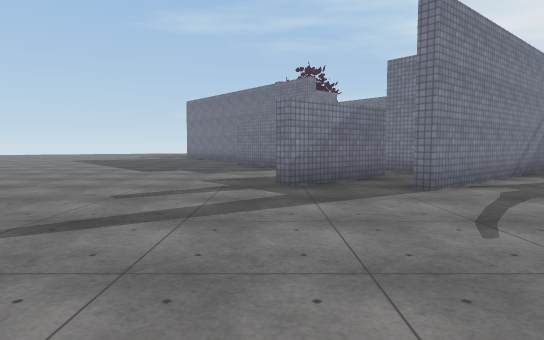
view 1 (above)

23 first-person views from a walk through a 3-D level made in the Unity game engine. The camera is 1.3 m above the floor, tilts 4° down and sees 75° across. The floor is counted in squares, 2 m on a side. Each view is taken from the middle of a square. On the plan, view 1 faces up. The plan holds only what a view shows up to about 10 squares ahead; the rest is blank. The place goes on beyond the plan. The player is left out. Some animated figures are not drawn. Some surface patterns are stand-ins.

view 2
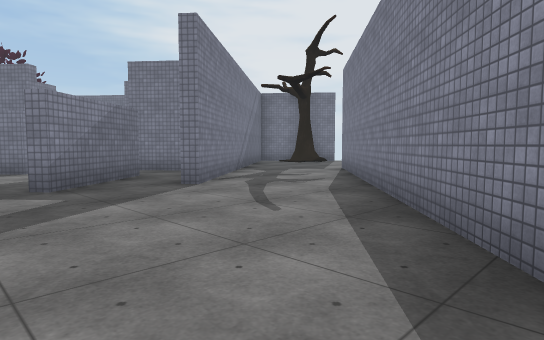

view 3
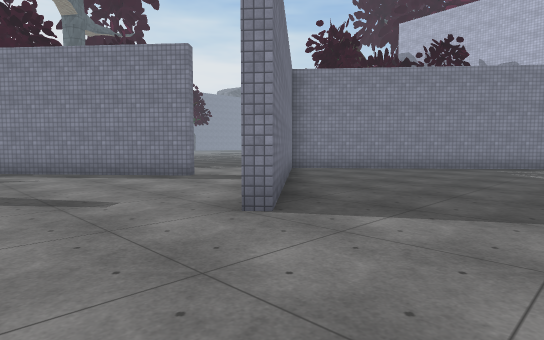

view 4
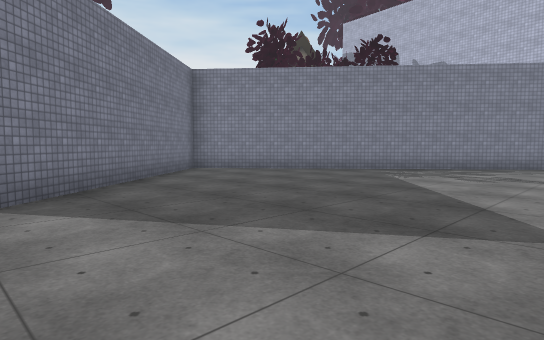

view 5
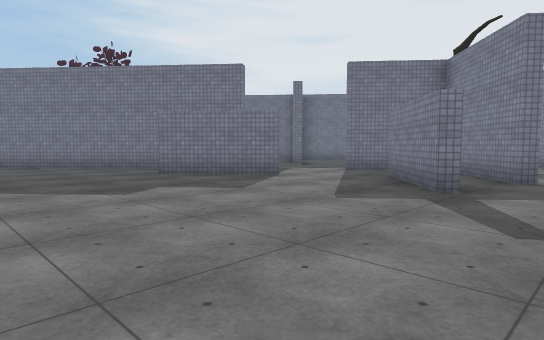

view 6
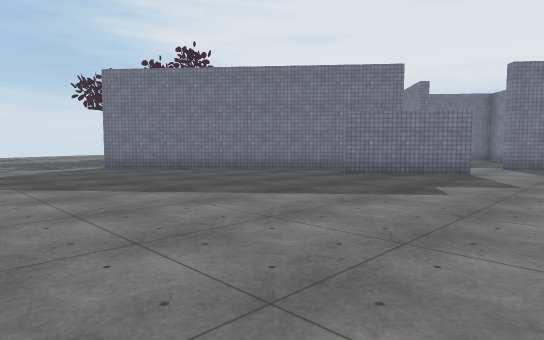

view 7
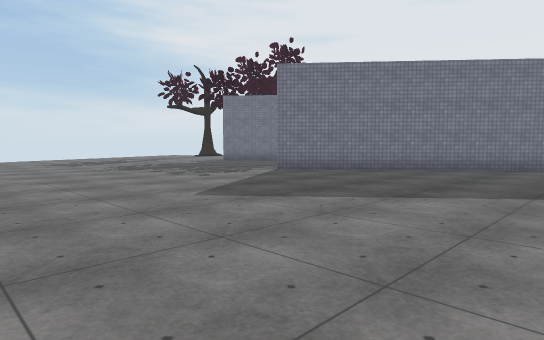

view 8
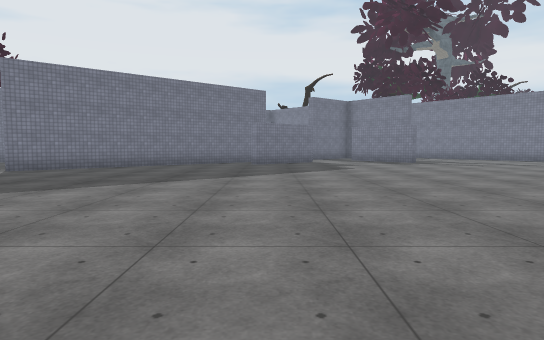

view 9
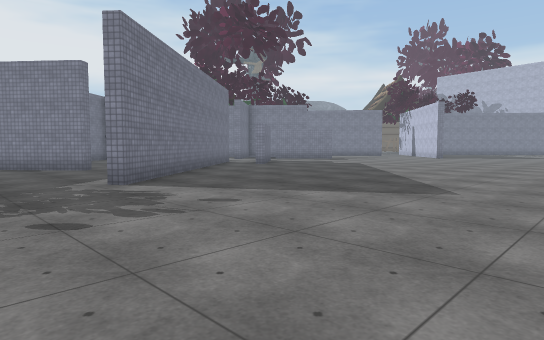

view 10
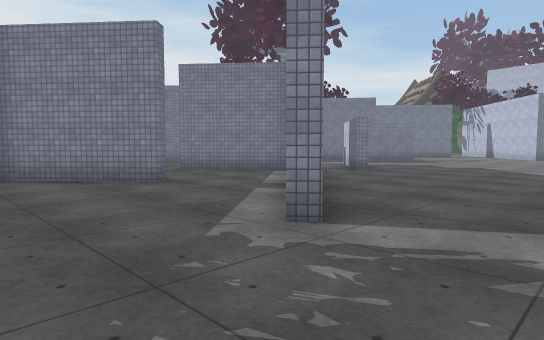

view 11
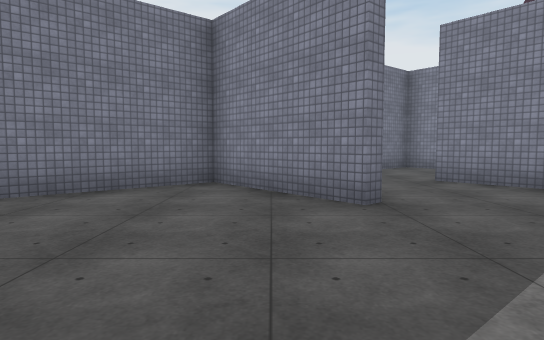

view 12
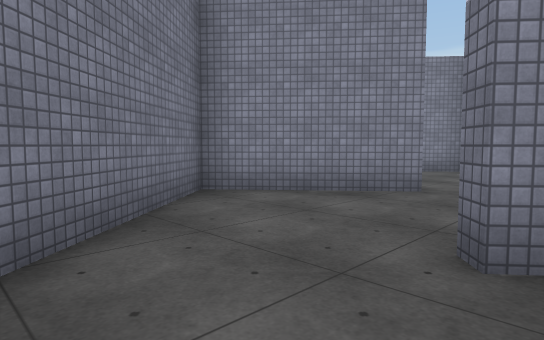

view 13
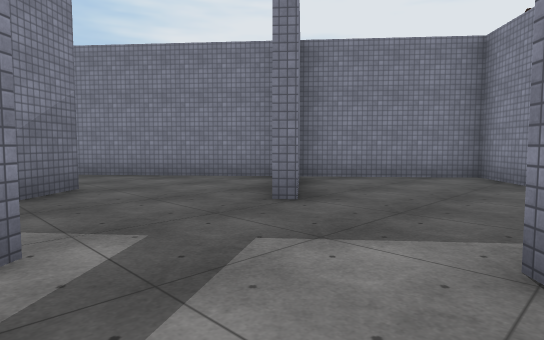

view 14
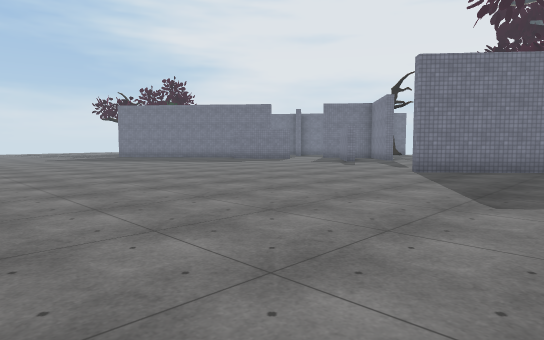

view 15
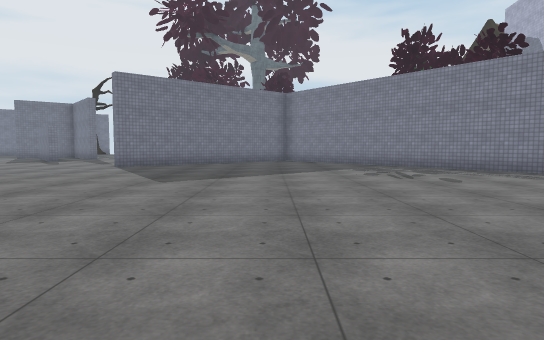

view 16
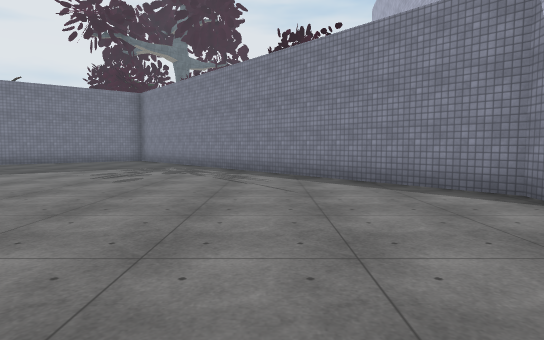

view 17
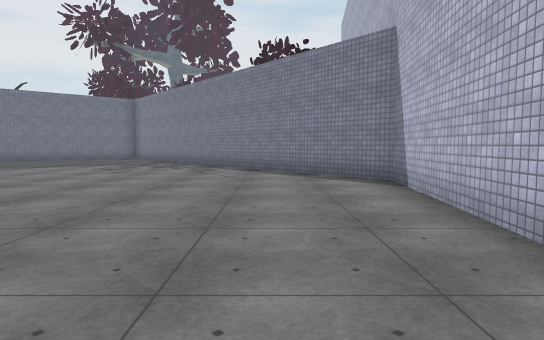

view 18
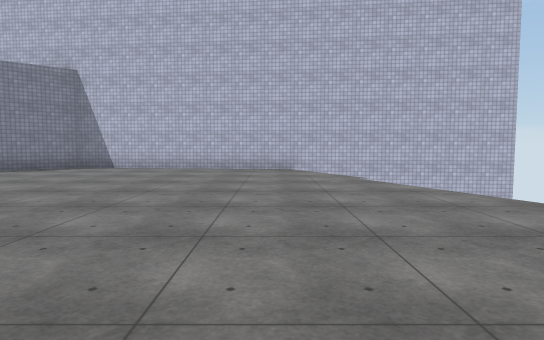

view 19
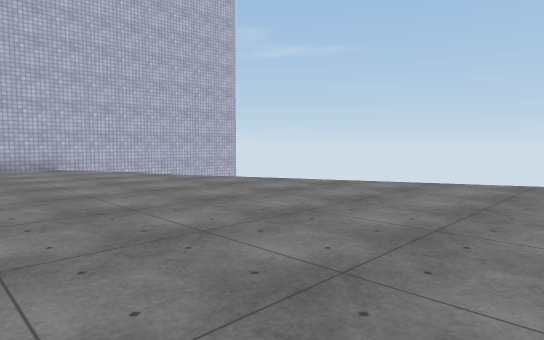

view 20
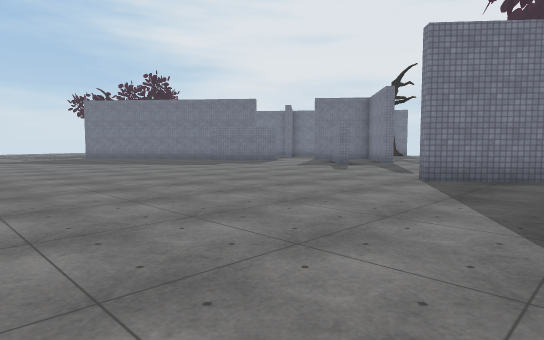

view 21
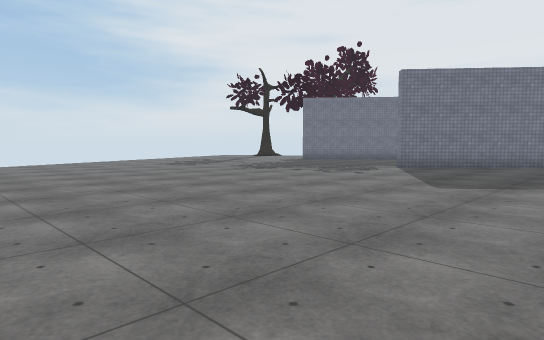

view 22
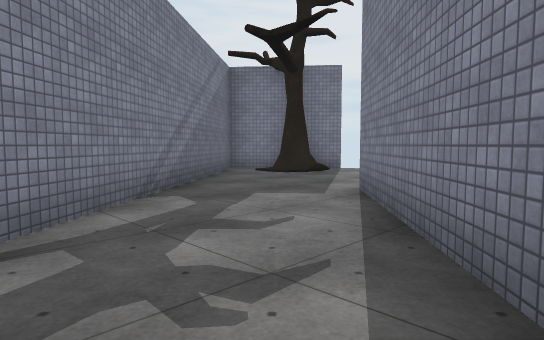

view 23
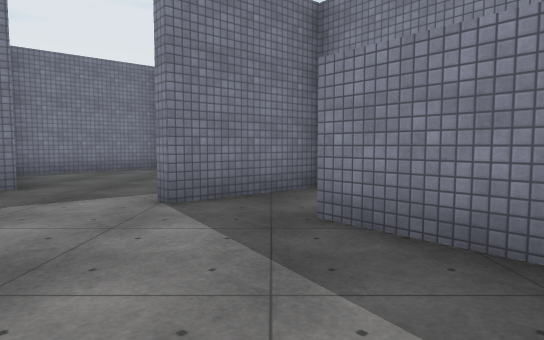

### Floor plan
Key: @ floor where view 1 was taken; # wall or solid block; . floor; O other object.
Columns run from 19 left of view 1 to 11 right of it. Each row starts with its distance up from view 1.
 20       ...............#
 19       ...............#
 18       ..............####
 17      ..........##..##..##
 16      ...........##......##
 15      ............#...#...#
 14      ............##.##...###
 13      .............###...##.#
 12        .............#...#..##
 11       ............##........##
 10        ............#.......####
  9         ..............#..###OO#
  8         ..............####.....
  7         ............#####.....
  6         ............####....
  5         .............##...##
  4         ................###
  3         ...............##
  2        ...............##
  1        .........#....##
  0        .........##.@##
 -1   ...............##...
 -2 ..................##..
 -3 ...................##
 -4  ..................##
 -5  .................##
 -6   ...............##
 -7   ..............##
 -8    ...........###
 -9    ..........##
-10    .........##
-11   # .......##
-12   ##########

Where each view was taken, in squares from view 1:
view 1: 0 up, 0 right, facing up
view 2: 0 up, 1 left, facing up-right
view 3: 4 up, 6 left, facing down-right
view 4: 2 up, 8 left, facing down-right
view 5: 4 up, 5 left, facing up-right
view 6: 7 up, 8 left, facing up-right
view 7: 11 up, 11 left, facing up-right
view 8: 11 up, 13 left, facing right
view 9: 20 up, 10 left, facing down-right
view 10: 20 up, 6 left, facing down-right
view 11: 18 up, 4 left, facing right
view 12: 17 up, 2 right, facing down-right
view 13: 9 up, 1 right, facing up-right
view 14: 2 down, 12 left, facing up-right
view 15: 3 down, 14 left, facing right
view 16: 9 down, 14 left, facing right
view 17: 10 down, 16 left, facing right
view 18: 2 down, 15 left, facing down
view 19: 1 down, 13 left, facing down-left
view 20: 1 down, 10 left, facing up-right
view 21: 13 up, 14 left, facing up-right
view 22: 3 up, 3 right, facing up-right
view 23: 8 up, 1 left, facing right
